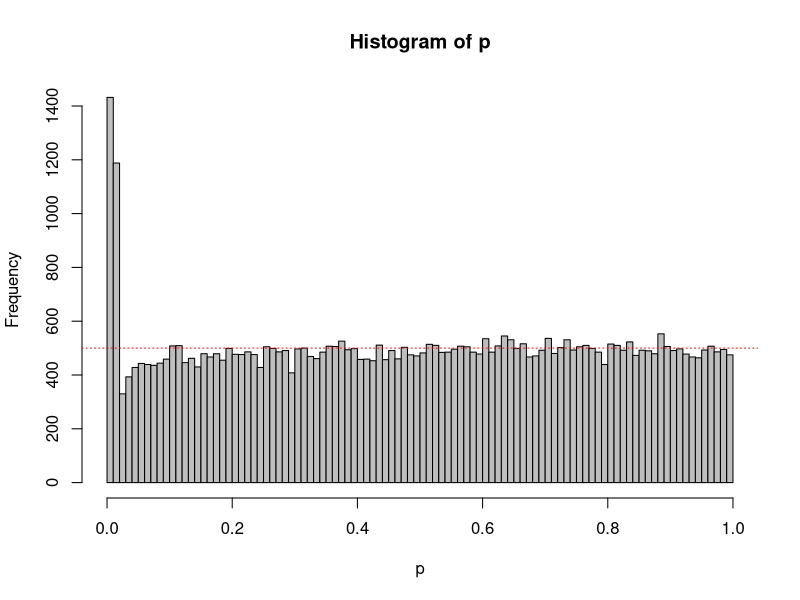

The R source for this figure:
N<-100 #total number of datapoints (per condition) you are willing to collect
Looks<-5 #set number of looks at the data
nSim<-50000 #number of simulated studies
alpha<-0.0158 #set alpha

D<-0 #True effect size (must be 0 when simulating Type 1 errors)

#Take care of some settings
options(scipen=100, digits=4) #disable scientific notation for numbers
LookN<-ceiling(seq(0,N,N/Looks)) #Determine at which N's to look
LookN<-LookN[-1] #remove look at 0
LookN<-LookN[LookN > 2] #Remove looks at N of 1 or 2 (not possible with t-test)
Looks<-length(LookN) #if looks are removed, change number of looks
matp<-matrix(NA, nrow=nSim, ncol=Looks) #Matrix for p-values at sequential tests
SigSeq<-numeric(Looks) #Variable to store final p-values
OptStop<-numeric(nSim) #variable to store positions of optional stopping
p<-numeric(nSim) #Variable to save optional stopping p-values

#Loop data generation for each study, then loop to perform a test for each N 
for (i in 1:nSim){
  x<-rnorm(n = N, mean = 0, sd = 1)
  y<-rnorm(n = N, mean = D, sd = 1)
  for (j in 1:Looks){
  matp[i,j]<-t.test(x[1:LookN[j]],y[1:LookN[j]], var.equal=TRUE)$p.value #perform the t-test, store
  }
  cat('Loop', i, 'of', nSim,'\n')
}

#Save Type 1 error rate for each look
for (i in 1:Looks){
  SigSeq[i] <- sum(matp[,i]<alpha)
}

#Get the positions at which are stopped, and then these p-values
for (i in 1:nSim){
  OptStop[i] <- min(which(matp[i,]<alpha))
}
OptStop[is.infinite(OptStop)] <- Looks #If nothing significant, take last p-value (fixes error warning)
for (i in 1:nSim){
  p[i] <- matp[i,OptStop[i]]
}

breaks<-100
hist(p, breaks=breaks,col="grey")
abline(h=nSim/breaks, col = "red", lty=3)

#Return Type 1 error rates for each look, and the the Type 1 error rate when only reporting the lowest p-value over all looks
cat("Type 1 error rates for look 1 to", Looks,":", SigSeq/nSim)
cat("Type 1 error rate when only the lowest p-value for all looks is reported:", sum(p<alpha)/nSim)

#? Daniel Lakens, 2016. 
# This work is licensed under a Creative Commons Attribution-NonCommercial-ShareAlike 4.0 International License. https://creativecommons.org/licenses/by-nc-sa/4.0/